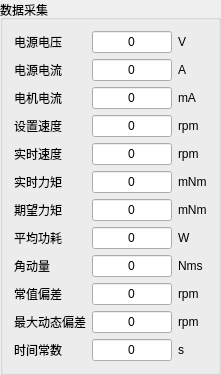
         <widget class="QGroupBox" name="groupBox_5">
          <property name="title">
           <string>数据采集</string>
          </property>
          <layout class="QGridLayout" name="gridLayout_16">
           <item row="13" column="0">
            <widget class="QLabel" name="label_48">
             <property name="sizePolicy">
              <sizepolicy hsizetype="Preferred" vsizetype="Preferred">
               <horstretch>0</horstretch>
               <verstretch>0</verstretch>
              </sizepolicy>
             </property>
             <property name="text">
              <string>最大动态偏差</string>
             </property>
            </widget>
           </item>
           <item row="14" column="3">
            <widget class="QLineEdit" name="lineEdit_time_constant_1">
             <property name="sizePolicy">
              <sizepolicy hsizetype="Fixed" vsizetype="Fixed">
               <horstretch>0</horstretch>
               <verstretch>0</verstretch>
              </sizepolicy>
             </property>
             <property name="maximumSize">
              <size>
               <width>80</width>
               <height>16777215</height>
              </size>
             </property>
             <property name="text">
              <string>0</string>
             </property>
             <property name="alignment">
              <set>Qt::AlignCenter</set>
             </property>
             <property name="readOnly">
              <bool>true</bool>
             </property>
            </widget>
           </item>
           <item row="4" column="3">
            <widget class="QLineEdit" name="lineEdit_motor_cur_1">
             <property name="sizePolicy">
              <sizepolicy hsizetype="Fixed" vsizetype="Fixed">
               <horstretch>0</horstretch>
               <verstretch>0</verstretch>
              </sizepolicy>
             </property>
             <property name="maximumSize">
              <size>
               <width>80</width>
               <height>16777215</height>
              </size>
             </property>
             <property name="text">
              <string>0</string>
             </property>
             <property name="alignment">
              <set>Qt::AlignCenter</set>
             </property>
             <property name="readOnly">
              <bool>true</bool>
             </property>
            </widget>
           </item>
           <item row="10" column="5">
            <widget class="QLabel" name="label_55">
             <property name="text">
              <string>W</string>
             </property>
            </widget>
           </item>
           <item row="11" column="5">
            <widget class="QLabel" name="label_56">
             <property name="text">
              <string>Nms</string>
             </property>
            </widget>
           </item>
           <item row="12" column="5">
            <widget class="QLabel" name="label_57">
             <property name="text">
              <string>rpm</string>
             </property>
            </widget>
           </item>
           <item row="11" column="0">
            <widget class="QLabel" name="label_46">
             <property name="sizePolicy">
              <sizepolicy hsizetype="Preferred" vsizetype="Preferred">
               <horstretch>0</horstretch>
               <verstretch>0</verstretch>
              </sizepolicy>
             </property>
             <property name="text">
              <string>角动量</string>
             </property>
            </widget>
           </item>
           <item row="13" column="5">
            <widget class="QLabel" name="label_58">
             <property name="text">
              <string>rpm</string>
             </property>
            </widget>
           </item>
           <item row="0" column="5">
            <widget class="QLabel" name="label_49">
             <property name="text">
              <string>V</string>
             </property>
            </widget>
           </item>
           <item row="5" column="5">
            <widget class="QLabel" name="label_52_1">
             <property name="text">
              <string>rpm</string>
             </property>
            </widget>
           </item>
           <item row="6" column="0">
            <widget class="QLabel" name="label_40">
             <property name="text">
              <string>实时速度</string>
             </property>
            </widget>
           </item>
           <item row="3" column="0">
            <widget class="QLabel" name="label_37">
             <property name="text">
              <string>电源电流</string>
             </property>
            </widget>
           </item>
           <item row="4" column="0">
            <widget class="QLabel" name="label_38">
             <property name="text">
              <string>电机电流</string>
             </property>
            </widget>
           </item>
           <item row="4" column="5">
            <widget class="QLabel" name="label_51">
             <property name="text">
              <string>mA</string>
             </property>
            </widget>
           </item>
           <item row="5" column="0">
            <widget class="QLabel" name="label_setval_right_1">
             <property name="text">
              <string>设置速度</string>
             </property>
            </widget>
           </item>
           <item row="3" column="5">
            <widget class="QLabel" name="label_50">
             <property name="text">
              <string>A</string>
             </property>
            </widget>
           </item>
           <item row="6" column="5">
            <widget class="QLabel" name="label_53">
             <property name="text">
              <string>rpm</string>
             </property>
            </widget>
           </item>
           <item row="7" column="5">
            <widget class="QLabel" name="label_54">
             <property name="text">
              <string>mNm</string>
             </property>
            </widget>
           </item>
           <item row="10" column="0">
            <widget class="QLabel" name="label_45">
             <property name="text">
              <string>平均功耗</string>
             </property>
            </widget>
           </item>
           <item row="7" column="0">
            <widget class="QLabel" name="label_41">
             <property name="text">
              <string>实时力矩</string>
             </property>
            </widget>
           </item>
           <item row="3" column="3">
            <widget class="QLineEdit" name="lineEdit_sys_cur_1">
             <property name="sizePolicy">
              <sizepolicy hsizetype="Fixed" vsizetype="Fixed">
               <horstretch>0</horstretch>
               <verstretch>0</verstretch>
              </sizepolicy>
             </property>
             <property name="maximumSize">
              <size>
               <width>80</width>
               <height>16777215</height>
              </size>
             </property>
             <property name="text">
              <string>0</string>
             </property>
             <property name="alignment">
              <set>Qt::AlignCenter</set>
             </property>
             <property name="readOnly">
              <bool>true</bool>
             </property>
            </widget>
           </item>
           <item row="5" column="3">
            <widget class="QLineEdit" name="lineEdit_motor_set_spd_1">
             <property name="sizePolicy">
              <sizepolicy hsizetype="Fixed" vsizetype="Fixed">
               <horstretch>0</horstretch>
               <verstretch>0</verstretch>
              </sizepolicy>
             </property>
             <property name="maximumSize">
              <size>
               <width>80</width>
               <height>16777215</height>
              </size>
             </property>
             <property name="text">
              <string>0</string>
             </property>
             <property name="alignment">
              <set>Qt::AlignCenter</set>
             </property>
             <property name="readOnly">
              <bool>true</bool>
             </property>
            </widget>
           </item>
           <item row="6" column="3">
            <widget class="QLineEdit" name="lineEdit_motor_act_spd_1">
             <property name="sizePolicy">
              <sizepolicy hsizetype="Fixed" vsizetype="Fixed">
               <horstretch>0</horstretch>
               <verstretch>0</verstretch>
              </sizepolicy>
             </property>
             <property name="maximumSize">
              <size>
               <width>80</width>
               <height>16777215</height>
              </size>
             </property>
             <property name="text">
              <string>0</string>
             </property>
             <property name="alignment">
              <set>Qt::AlignCenter</set>
             </property>
             <property name="readOnly">
              <bool>true</bool>
             </property>
            </widget>
           </item>
           <item row="7" column="3">
            <widget class="QLineEdit" name="lineEdit_motor_act_tor_1">
             <property name="enabled">
              <bool>true</bool>
             </property>
             <property name="sizePolicy">
              <sizepolicy hsizetype="Fixed" vsizetype="Fixed">
               <horstretch>0</horstretch>
               <verstretch>0</verstretch>
              </sizepolicy>
             </property>
             <property name="maximumSize">
              <size>
               <width>80</width>
               <height>16777215</height>
              </size>
             </property>
             <property name="text">
              <string>0</string>
             </property>
             <property name="alignment">
              <set>Qt::AlignCenter</set>
             </property>
             <property name="readOnly">
              <bool>true</bool>
             </property>
            </widget>
           </item>
           <item row="10" column="3">
            <widget class="QLineEdit" name="lineEdit_motor_wate_1">
             <property name="sizePolicy">
              <sizepolicy hsizetype="Fixed" vsizetype="Fixed">
               <horstretch>0</horstretch>
               <verstretch>0</verstretch>
              </sizepolicy>
             </property>
             <property name="maximumSize">
              <size>
               <width>80</width>
               <height>16777215</height>
              </size>
             </property>
             <property name="text">
              <string>0</string>
             </property>
             <property name="alignment">
              <set>Qt::AlignCenter</set>
             </property>
             <property name="readOnly">
              <bool>true</bool>
             </property>
            </widget>
           </item>
           <item row="11" column="3">
            <widget class="QLineEdit" name="lineEdit_motor_jdl_1">
             <property name="sizePolicy">
              <sizepolicy hsizetype="Fixed" vsizetype="Fixed">
               <horstretch>0</horstretch>
               <verstretch>0</verstretch>
              </sizepolicy>
             </property>
             <property name="maximumSize">
              <size>
               <width>80</width>
               <height>16777215</height>
              </size>
             </property>
             <property name="text">
              <string>0</string>
             </property>
             <property name="alignment">
              <set>Qt::AlignCenter</set>
             </property>
             <property name="readOnly">
              <bool>true</bool>
             </property>
            </widget>
           </item>
           <item row="12" column="3">
            <widget class="QLineEdit" name="lineEdit_motor_jdl_czpc_1">
             <property name="sizePolicy">
              <sizepolicy hsizetype="Fixed" vsizetype="Fixed">
               <horstretch>0</horstretch>
               <verstretch>0</verstretch>
              </sizepolicy>
             </property>
             <property name="maximumSize">
              <size>
               <width>80</width>
               <height>16777215</height>
              </size>
             </property>
             <property name="text">
              <string>0</string>
             </property>
             <property name="alignment">
              <set>Qt::AlignCenter</set>
             </property>
             <property name="readOnly">
              <bool>true</bool>
             </property>
            </widget>
           </item>
           <item row="13" column="3">
            <widget class="QLineEdit" name="lineEdit_motor_jdl_dtpc_1">
             <property name="sizePolicy">
              <sizepolicy hsizetype="Fixed" vsizetype="Fixed">
               <horstretch>0</horstretch>
               <verstretch>0</verstretch>
              </sizepolicy>
             </property>
             <property name="maximumSize">
              <size>
               <width>80</width>
               <height>16777215</height>
              </size>
             </property>
             <property name="text">
              <string>0</string>
             </property>
             <property name="alignment">
              <set>Qt::AlignCenter</set>
             </property>
             <property name="readOnly">
              <bool>true</bool>
             </property>
            </widget>
           </item>
           <item row="8" column="0">
            <widget class="QLabel" name="label_34">
             <property name="text">
              <string>期望力矩</string>
             </property>
            </widget>
           </item>
           <item row="8" column="3">
            <widget class="QLineEdit" name="lineEdit_motor_hope_tor_1">
             <property name="sizePolicy">
              <sizepolicy hsizetype="Fixed" vsizetype="Fixed">
               <horstretch>0</horstretch>
               <verstretch>0</verstretch>
              </sizepolicy>
             </property>
             <property name="maximumSize">
              <size>
               <width>80</width>
               <height>16777215</height>
              </size>
             </property>
             <property name="text">
              <string>0</string>
             </property>
             <property name="cursorPosition">
              <number>1</number>
             </property>
             <property name="alignment">
              <set>Qt::AlignCenter</set>
             </property>
             <property name="readOnly">
              <bool>true</bool>
             </property>
            </widget>
           </item>
           <item row="8" column="5">
            <widget class="QLabel" name="label_35">
             <property name="text">
              <string>mNm</string>
             </property>
            </widget>
           </item>
           <item row="14" column="5">
            <widget class="QLabel" name="label_59">
             <property name="text">
              <string>s</string>
             </property>
            </widget>
           </item>
           <item row="14" column="0">
            <widget class="QLabel" name="label_39">
             <property name="text">
              <string>时间常数</string>
             </property>
            </widget>
           </item>
           <item row="0" column="0">
            <widget class="QLabel" name="label_36">
             <property name="text">
              <string>电源电压</string>
             </property>
            </widget>
           </item>
           <item row="12" column="0">
            <widget class="QLabel" name="label_47">
             <property name="sizePolicy">
              <sizepolicy hsizetype="Preferred" vsizetype="Preferred">
               <horstretch>0</horstretch>
               <verstretch>0</verstretch>
              </sizepolicy>
             </property>
             <property name="text">
              <string>常值偏差</string>
             </property>
            </widget>
           </item>
           <item row="0" column="3">
            <widget class="QLineEdit" name="lineEdit_sys_vol_1">
             <property name="sizePolicy">
              <sizepolicy hsizetype="Fixed" vsizetype="Fixed">
               <horstretch>0</horstretch>
               <verstretch>0</verstretch>
              </sizepolicy>
             </property>
             <property name="maximumSize">
              <size>
               <width>80</width>
               <height>16777215</height>
              </size>
             </property>
             <property name="text">
              <string>0</string>
             </property>
             <property name="alignment">
              <set>Qt::AlignCenter</set>
             </property>
             <property name="readOnly">
              <bool>true</bool>
             </property>
            </widget>
           </item>
          </layout>
         </widget>
